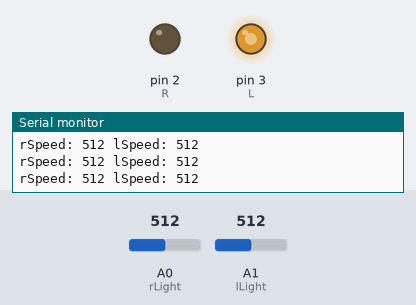
Simulated run of this sketch. Board: Arduino Uno, built with avr-gcc and run on an emulated ATmega328P. Shown: output pins drawn as LEDs (lit = HIGH), the last lines printed to the serial monitor. The inputs (shaded band) are chosen by the test bench; at power-on: A0 (rLight) = 512, A1 (lLight) = 512.

Above: at 1.2 s.
1.3 s: A0 (rLight) set to 107
At 2.3 s:
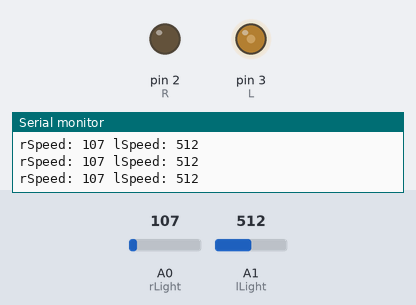
2.8 s: A0 (rLight) set to 94
At 3.7 s:
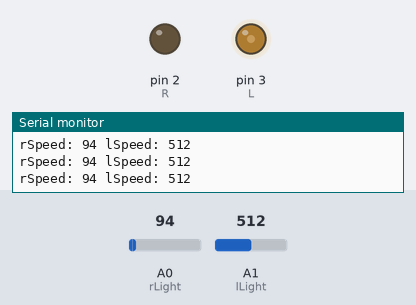
5.8 s: A1 (lLight) set to 791
8.8 s: A1 (lLight) set to 819
At 10.0 s:
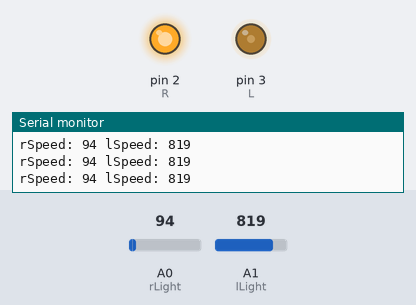
10.3 s: A0 (rLight) set to 11
At 11.1 s:
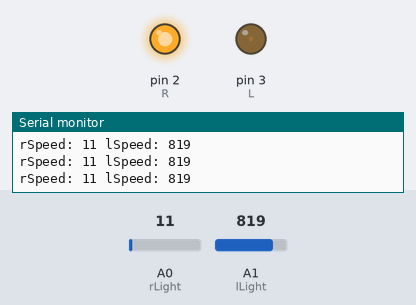
11.8 s: A0 (rLight) set to 8
At 12.1 s:
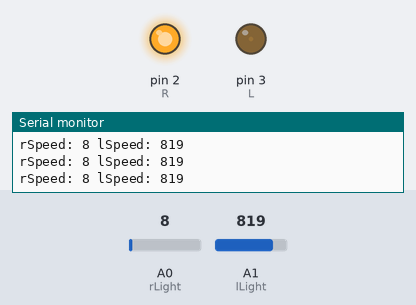
Timing chart, 0 to 14.3 s (numbered marks = the images above; inputs shaded):
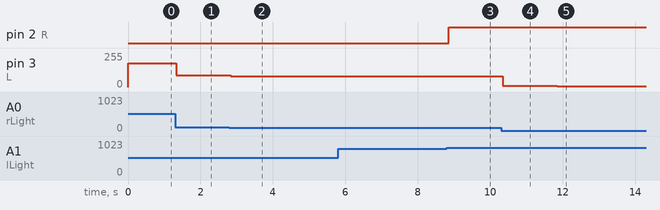

Measured:
- the behaviour switches between 800 and 801 on A1 (lLight) (found by bisection; images 2 and 3)
- after the input at 1.3 s, pin 3 (L): 179/255 → 90/255 at once
- after the input at 2.8 s, pin 3 (L): 90/255 → 79/255 at once
- after the input at 8.8 s, pin 2 (R): LOW → HIGH after 0.05 s
- after the input at 10.3 s, pin 3 (L): 79/255 → 9/255 after 0.05 s
- after the input at 11.8 s, pin 3 (L): 9/255 → 6/255 at once

The sketch:

Robot.ino
```cpp
/*
Adafruit Arduino - Lesson 14. Knob
*/
int R = 2;
int L = 3;

int rLight = 0;
int lLight = 1;

void setup()
{
  pinMode(R, OUTPUT);
  pinMode(L, OUTPUT);
  Serial.begin(9600);
  while (! Serial);
  Serial.println("Speed 0 to 255");

}


void loop()
{
  int rRead = analogRead(rLight);
  int lRead = analogRead(lLight);
  int rSpeed = map(rRead, 0, 300, 0, 255);
  int lSpeed = map(lRead, 700, 900, 0, 255);
  Serial.print("rSpeed: ");
  Serial.print(rRead);
  Serial.print(" lSpeed: ");
  Serial.println(lRead);
      analogWrite(R, lSpeed);
      analogWrite(L, rSpeed);
}
```
